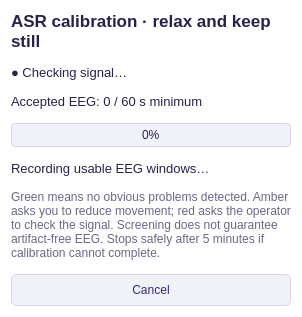
<?xml version='1.0' encoding='utf-8'?>
<ui version="4.0">
 <class>ASRTrainingCapture</class>
 <widget class="QWidget" name="ASRTrainingCapture">
  <layout class="QVBoxLayout" name="trainingLayout">
   <item>
    <widget class="QLabel" name="trainingTitle">
     <property name="text">
      <string>ASR calibration · relax and keep still</string>
     </property>
     <property name="wordWrap">
      <bool>true</bool>
     </property>
    </widget>
   </item>
   <item>
    <widget class="QLabel" name="trainingQuality">
     <property name="text">
      <string>● Checking signal…</string>
     </property>
     <property name="wordWrap">
      <bool>true</bool>
     </property>
    </widget>
   </item>
   <item>
    <widget class="QLabel" name="trainingCount">
     <property name="text">
      <string>Accepted EEG: 0 / 60 s minimum</string>
     </property>
     <property name="wordWrap">
      <bool>true</bool>
     </property>
    </widget>
   </item>
   <item>
    <widget class="QProgressBar" name="trainingProgress">
     <property name="value">
      <number>0</number>
     </property>
    </widget>
   </item>
   <item>
    <widget class="QLabel" name="trainingFitStatus">
     <property name="text">
      <string>Recording usable EEG windows…</string>
     </property>
     <property name="wordWrap">
      <bool>true</bool>
     </property>
    </widget>
   </item>
   <item>
    <widget class="QLabel" name="trainingHint">
     <property name="text">
      <string>Green means no obvious problems detected. Amber asks you to reduce movement; red asks the operator to check the signal. Screening does not guarantee artifact-free EEG. Stops safely after 5 minutes if calibration cannot complete.</string>
     </property>
     <property name="wordWrap">
      <bool>true</bool>
     </property>
    </widget>
   </item>
   <item>
    <widget class="QPushButton" name="trainingCancel">
     <property name="text">
      <string>Cancel</string>
     </property>
    </widget>
   </item>
   <property name="spacing">
    <number>14</number>
   </property>
  </layout>
  <property name="styleSheet">
   <string>QWidget#ASRTrainingCapture { background: #ffffff; color: #25234a; }
QLabel { color: #25234a; font-family: "Segoe UI"; font-size: 10pt; }
QLabel#trainingTitle { font-size: 13pt; font-weight: 600; }
QLabel#trainingHint { color: #686887; font-size: 9pt; }
QPushButton { background: #f1f2f9; color: #312b79; border: 1px solid #d8d5ef; border-radius: 5px; padding: 8px; }
QProgressBar { color: #25234a; background: #f1f2f9; border: 1px solid #d8d5ef; border-radius: 4px; text-align: center; }
QProgressBar::chunk { background: #a5d8c6; }</string>
  </property>
 </widget>
 <resources />
 <connections />
</ui>
